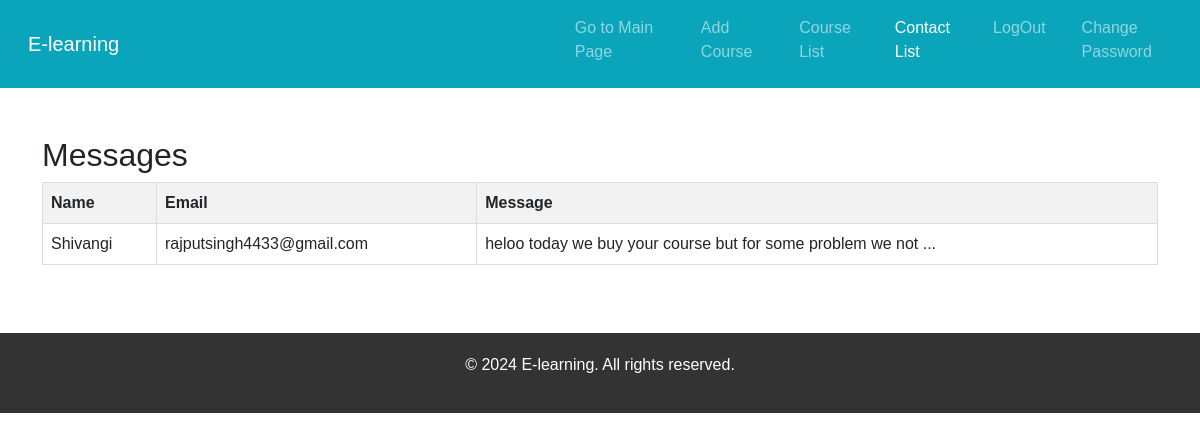
Screenshot of /admin/contact_list.php with the database file from the repository.
### tables this page shows
CREATE TABLE `contact` (
  `id` int(11) NOT NULL,
  `name` text NOT NULL,
  `email` text NOT NULL,
  `message` text NOT NULL
);

### admin/contact_list.php (the view, shortened to what this page needs)
<?php
include("../config.php");
?>
<!DOCTYPE html>
<html lang="en">
<head>
<link rel="stylesheet" href="css/style.css">
<link href="https://cdn.jsdelivr.net/npm/bootstrap@5.0.2/dist/css/bootstrap.min.css" rel="stylesheet">
</head>
<body>
<nav class="navbar navbar-expand-lg navbar-dark bg-dark" style="background-color: #0aa5ba !important;">
  <div class="container-fluid">
    <a class="navbar-brand" href="#" style="
    margin-left: 1rem;
">E-learning</a>
    <div class="collapse navbar-collapse" id="navbarSupportedContent" style="margin-left: 35%;">
      <ul class="navbar-nav me-auto mb-2 mb-lg-10">
        <li class="nav-item">
          <a class="nav-link" aria-current="page" href="../index.php">Go to Main Page</a>
        </li>
        <li class="nav-item">
          <a class="nav-link" href="dk.php">Add Course</a>
        </li>
		<li class="nav-item">
          <a class="nav-link " href="courses.php">Course List</a>
        </li>
		<li class="nav-item">
          <a class="nav-link active" href="contact_list.php">Contact List</a>
        </li>
		<li class="nav-item">
          <a class="nav-link" href="login.php">LogOut</a>
        </li>
        <li class="nav-item">
          <a class="nav-link" href="password.php">Change Password</a>
        </li>
      </ul>
    </div>
  </div>
</nav>
<div class="container" style="
    margin-top: 3rem;
">
<h2>Messages</h2>
<table>
  <thead>
    <tr>
      <th>Name</th>
      <th>Email</th>
      <th>Message</th>
    </tr>
  </thead>
  <tbody>
    <?php
$sql = "SELECT * FROM `contact`";
$result = mysqli_query($conn, $sql);
if (mysqli_num_rows($result) > 0) {
  while($row = mysqli_fetch_assoc($result)) {
	?>
	<tr>
      <td><?php echo $row["name"]; ?></td>
      <td><?php echo $row["email"]; ?></td>
      <td><?php echo $row["message"]; ?></td>
    </tr>
    <?php
  }
}
	?>
  </tbody>
</table>
</div>
<footer style="
    margin-top: 3rem;
">
    <div class="container">
        <p>&copy; 2024 E-learning. All rights reserved.</p>
    </div>
</footer>
</body>
</html>

### css/style.css (style rules this page uses)
* { margin: 0; padding: 0; box-sizing: border-box; }
body { font-family: Arial, sans-serif; line-height: 1.6; }
.container { width: 80%; margin: auto; overflow: hidden; }
nav ul { float: right; }
nav ul li { display: inline; margin-left: 20px; }
nav ul li a { color: #fff; text-decoration: none; }
footer { background: #333; color: #fff; text-align: center; padding: 20px 0; }

### admin/contact_list.php (style rules this page uses)
body { font-family: Arial, sans-serif; }
table { width: 100%; border-collapse: collapse; margin-bottom: 20px; }
th, td { border: 1px solid #ddd; padding: 8px; text-align: left; }
th { background-color: #f2f2f2; }

### rows the page displays
contact: name "Shivangi", email "rajputsingh4433@gmail.com", message "heloo today we buy your course but for some problem we not ..."
